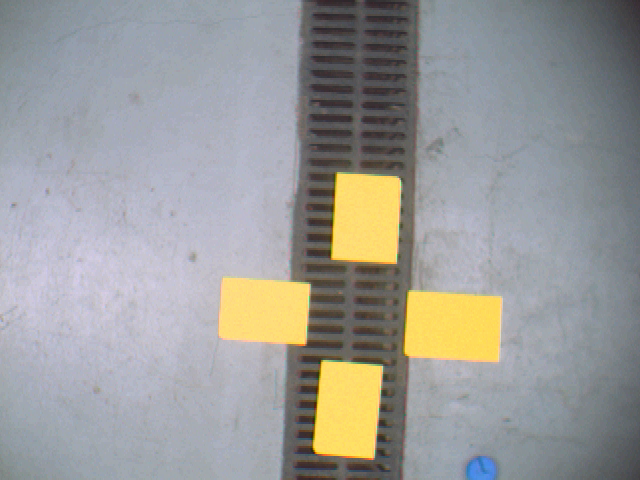
#> input picture classificacaocores/yellowtargets.png, 640 x 480 px
$ python code.py
#> lines starting #> are read from the running program, lines starting #| are printed output that depends on the picture; after the words box and inside, x2 and y2 are one past the last pixel; in counts of white or black regions, pixels touching at a corner belong together
#> further down, image is the input picture: shape (480, 640, 3); mean B, G, R 153.5, 155.1, 154.9
import cv2
import numpy as np
import matplotlib.pyplot as plt
import os
from sklearn.cluster import KMeans

os.chdir(os.path.dirname(__file__))

def get_xy_cromaticidade(image_bgr):
    # converte  a imagem BGR para o espaço XYZ
    image_xyz = cv2.cvtColor(image_bgr, cv2.COLOR_BGR2XYZ)
#> image_xyz: shape (480, 640, 3); mean of channels 0, 1, 2 147, 155, 167.3
    X, Y, Z = cv2.split(image_xyz.astype('float32'))
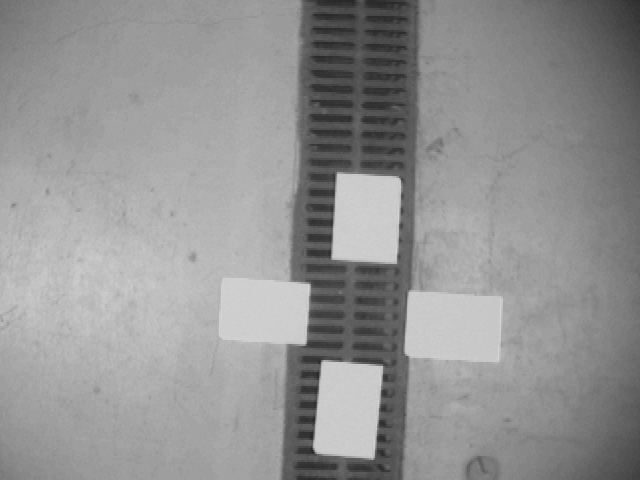
#> X: shape (480, 640) float32; min 37, max 213, mean 147
    sum_xyz = X + Y + Z
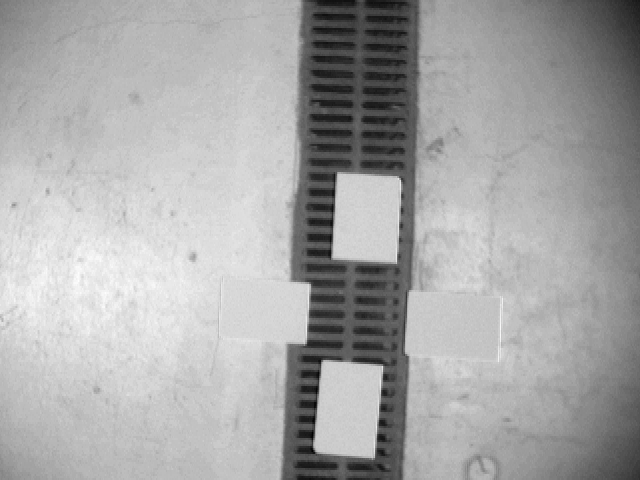
#> sum_xyz: shape (480, 640) float32; min 87, max 668, mean 469.3; drawn with min black and max white
    # evitar divisão por zero para pixel preto ou muito escuro
    sum_xyz[sum_xyz == 0] = 1e-6
    x = X / sum_xyz
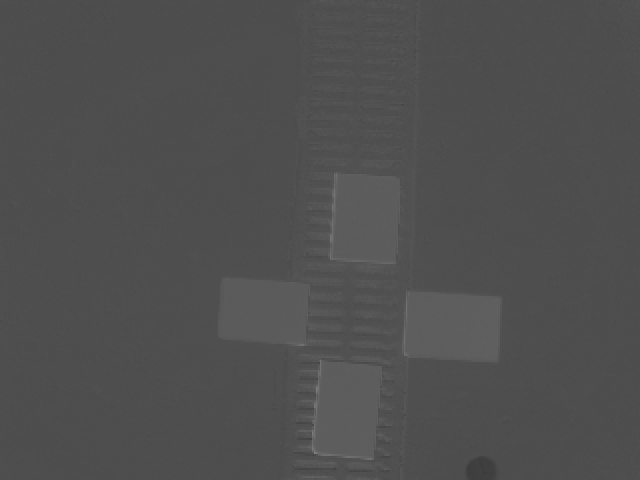
#> x: shape (480, 640) float32; min 0.235, max 0.526, mean 0.314
    y = Y / sum_xyz
    return x, y

image = cv2.imread('yellowtargets.png')

if image is None:
    print('Erro ao carregar a imagem')
else:
    x_plane, y_plane = get_xy_cromaticidade(image)

    cv2.imshow('Plano de Cromaticidade x', x_plane)
    cv2.imshow('Plano de Cromaticidade y', y_plane)
    cv2.waitKey(0)
    cv2.destroyAllWindows()

# ------ k - means #
h, w = x_plane.shape
#> h = 480; w = 640

# converte para vetor
pixels_xy = np.column_stack((x_plane.flatten(), y_plane.flatten()))
#> pixels_xy = 307200 pairs, first value 0.235 to 0.526, second value 0.263 to 0.531

k = 3
kmeans = KMeans(n_clusters=k, random_state=42)
kmeans.fit(pixels_xy)

labels = kmeans.labels_

cluster_image = labels.reshape(h, w)

plt.imshow(cluster_image, cmap='tab10')
plt.title('Clusters no plano de cromaticidade (K-means)')
plt.show()

centers = kmeans.cluster_centers_
plt.figure(figsize=(7,7))
plt.scatter(pixels_xy[:,0], pixels_xy[:,1], s=1, alpha=0.3, label='pixels')

plt.scatter(centers[:,0], centers[:,1], c='red', s=200, marker='X', label='Centroides')
plt.title("Plano xy com centros dos clusters")
plt.xlabel("x")
plt.ylabel("y")
plt.legend()
plt.show()
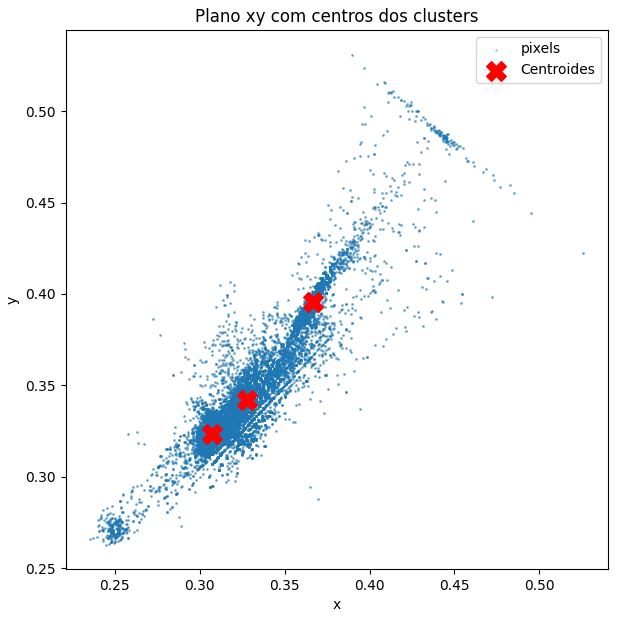
#> figure drawn by matplotlib, 1 panel

cluster_amarelo = np.argmax(centers[:, 0])

amarelo_mask = (labels == cluster_amarelo).astype(np.uint8)
binary_image = amarelo_mask.reshape(h, w)

plt.imshow(binary_image, cmap='gray')
plt.title("Máscara binária dos alvos amarelos")
plt.show()
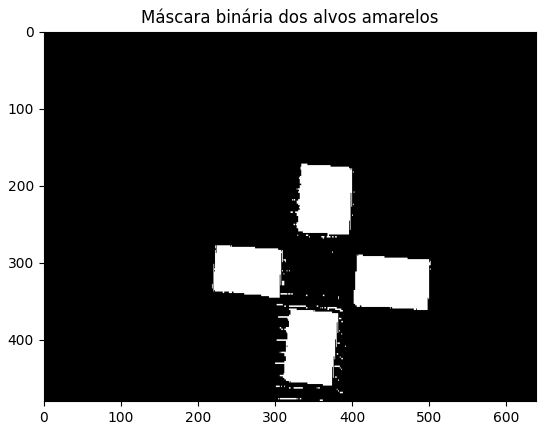
#> figure drawn by matplotlib, 1 panel

kernel = np.ones((7,7), np.uint8)
binary_clean = cv2.morphologyEx(binary_image, cv2.MORPH_OPEN, kernel)
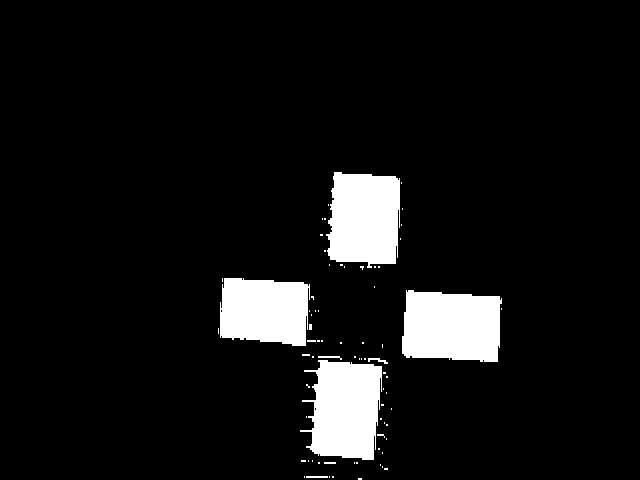
#> binary_image: shape (480, 640); values 0 (black) and 1 (white), 7.9% white; 73 white regions (65 under 20 px), largest, box (x1, y1, x2, y2) and area: (402, 290, 502, 362) 6282, (300, 360, 382, 460) 6130, (326, 172, 400, 268) 5990
binary_clean = cv2.morphologyEx(binary_clean, cv2.MORPH_CLOSE, kernel)

plt.imshow(binary_clean, cmap='gray')
plt.title("Máscara limpa")
plt.show()

num_labels, labels_cc = cv2.connectedComponents(binary_clean)
#> num_labels = 5
#> binary_clean: shape (480, 640); values 0 (black) and 1 (white), 7.6% white; 4 white regions, box (x1, y1, x2, y2) and area: (402, 292, 500, 362) 6240, (312, 360, 382, 460) 5952, (328, 172, 400, 264) 5916, (220, 278, 308, 346) 5224


centroides = []
min_area = 500

for lab in range(1, num_labels):  # pula o fundo (label 0)
    ys, xs = np.where(labels_cc == lab)
    if len(xs) < min_area:
        continue

    cx = xs.mean()
    cy = ys.mean()
    centroides.append((cx, cy))

# Exibir centróides
print("\nCentróides encontrados:")
for i, (cx, cy) in enumerate(centroides, start=1):
    print(f"Alvo {i}: ({cx:.2f}, {cy:.2f})")

# 5. Opcional: mostrar imagem original com centróides desenhados
cv2.destroyAllWindows()
image_centroids = image.copy()
for (cx, cy) in centroides:
    cv2.circle(image_centroids, (int(cx), int(cy)), 10, (0,0,255), -1)
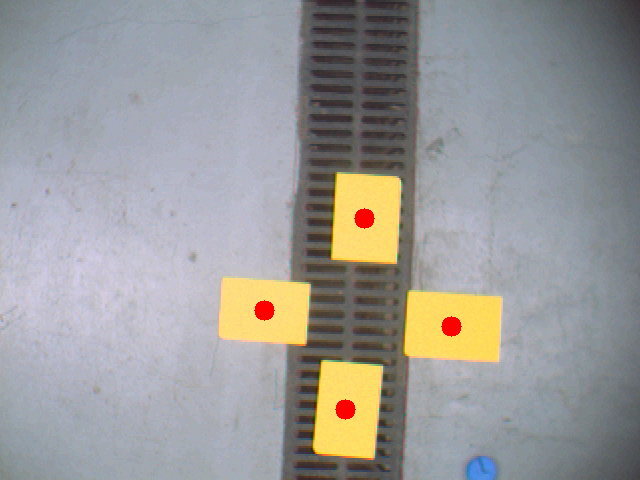
#> image_centroids: shape (480, 640, 3); 0.41% of pixels changed, all inside (x1, y1, x2, y2) = (254, 208, 462, 420)

cv2.imshow("Centroides identificados", image_centroids)
cv2.waitKey(0)
cv2.destroyAllWindows()
